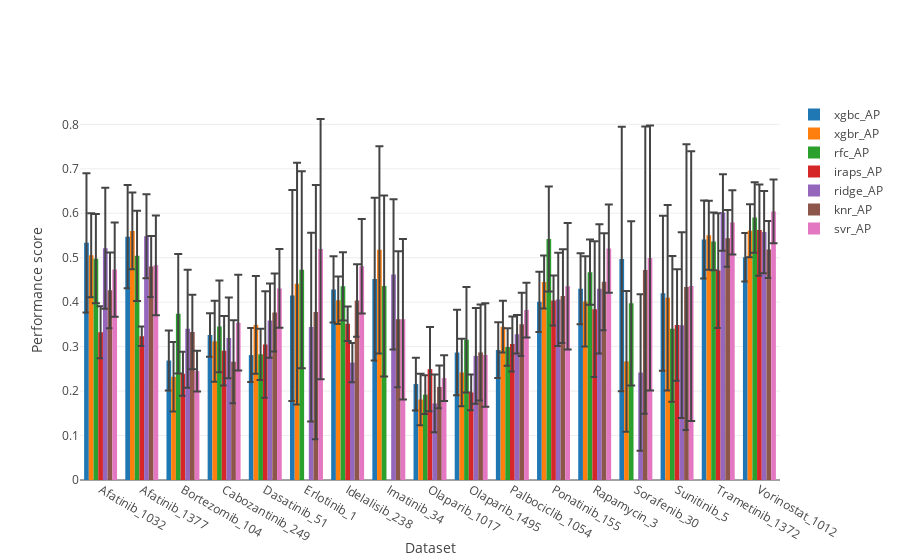
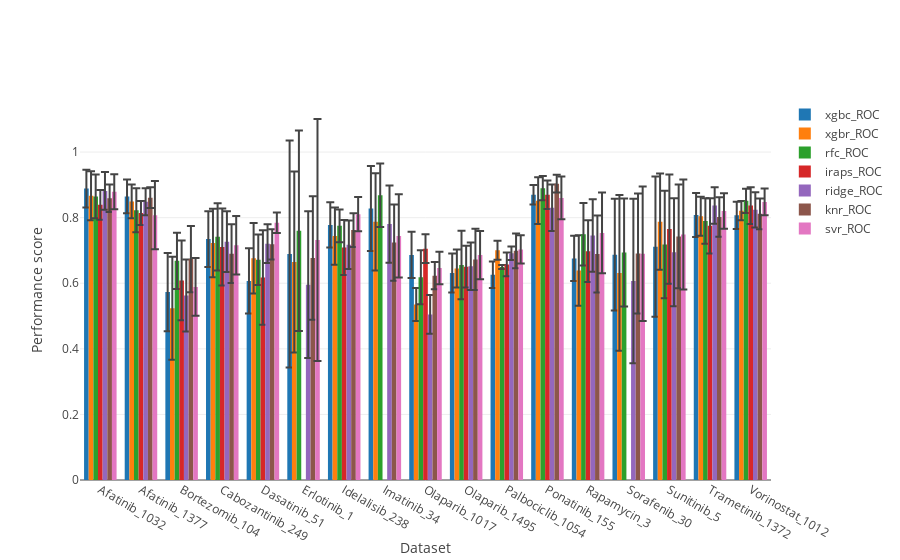

Notebook code for these charts, in order:
### Code cell
data1 = go.Bar(
    x = results[results['classifier'] == 'XGBClassifier']['dataset'],
    y = results[results['classifier'] == 'XGBClassifier']['mean_test_binarize_average_precision_scorer'],
    error_y = dict(
        type='data',
        array=results[results['classifier'] == 'XGBClassifier']['std_test_binarize_average_precision_scorer']),  
    name = 'xgbc_AP'
)

data2 = go.Bar(
    x = results[results['classifier'] == 'XGBRegressor']['dataset'],
    y = results[results['classifier'] == 'XGBRegressor']['mean_test_binarize_average_precision_scorer'],
    error_y = dict(
        type='data',
        array=results[results['classifier'] == 'XGBRegressor']['std_test_binarize_average_precision_scorer']),
    name = 'xgbr_AP'
)

data3 = go.Bar(
    x = results[results['classifier'] == 'RandomForestClassifier']['dataset'],
    y = results[results['classifier'] == 'RandomForestClassifier']['mean_test_binarize_average_precision_scorer'],
    error_y = dict(
        type='data',
        array=results[results['classifier'] == 'RandomForestClassifier']['std_test_binarize_average_precision_scorer']),
    name = 'rfc_AP'
)

data4 = go.Bar(
    x = results[results['classifier'] == 'IRAPS']['dataset'],
    y = results[results['classifier'] == 'IRAPS']['mean_test_binarize_average_precision_scorer'],
    error_y = dict(
        type='data',
        array=results[results['classifier'] == 'IRAPS']['std_test_binarize_average_precision_scorer']),
    name = 'iraps_AP'
)


data5 = go.Bar(
    x = results[results['classifier'] == 'Ridge']['dataset'],
    y = results[results['classifier'] == 'Ridge']['mean_test_binarize_average_precision_scorer'],
    error_y = dict(
        type='data',
        array=results[results['classifier'] == 'Ridge']['std_test_binarize_average_precision_scorer']),
    name = 'ridge_AP'
)

data6 = go.Bar(
    x = results[results['classifier'] == 'KNeighborsRegressor']['dataset'],
    y = results[results['classifier'] == 'KNeighborsRegressor']['mean_test_binarize_average_precision_scorer'],
    error_y = dict(
        type='data',
        array=results[results['classifier'] == 'KNeighborsRegressor']['std_test_binarize_average_precision_scorer']),
    name = 'knr_AP'
)

data7 = go.Bar(
    x = results[results['classifier'] == 'SVR']['dataset'],
    y = results[results['classifier'] == 'SVR']['mean_test_binarize_average_precision_scorer'],
    error_y = dict(
        type='data',
        array=results[results['classifier'] == 'SVR']['std_test_binarize_average_precision_scorer']),
    name = 'svr_AP'
)

data11 = go.Bar(
    x = results_auc[results_auc['classifier'] == 'XGBClassifier']['dataset'],
    y = results_auc[results_auc['classifier'] == 'XGBClassifier']['mean_test_binarize_auc_scorer'],
    error_y = dict(
        type='data',
        array=results_auc[results_auc['classifier'] == 'XGBClassifier']['std_test_binarize_auc_scorer']),
    name = 'xgbc_ROC'
)


data12 = go.Bar(
    x = results_auc[results_auc['classifier'] == 'XGBRegressor']['dataset'],
    y = results_auc[results_auc['classifier'] == 'XGBRegressor']['mean_test_binarize_auc_scorer'],
    error_y = dict(
        type='data',
        array=results_auc[results_auc['classifier'] == 'XGBRegressor']['std_test_binarize_auc_scorer']),
    name = 'xgbr_ROC'
)


data13 = go.Bar(
    x = results_auc[results_auc['classifier'] == 'RandomForestClassifier']['dataset'],
    y = results_auc[results_auc['classifier'] == 'RandomForestClassifier']['mean_test_binarize_auc_scorer'],
    error_y = dict(
        type='data',
        array=results_auc[results_auc['classifier'] == 'RandomForestClassifier']['std_test_binarize_auc_scorer']),
    name = 'rfc_ROC'
)

data14 = go.Bar(
    x = results_auc[results_auc['classifier'] == 'IRAPS']['dataset'],
    y = results_auc[results_auc['classifier'] == 'IRAPS']['mean_test_binarize_auc_scorer'],
    error_y = dict(
        type='data',
        array=results_auc[results_auc['classifier'] == 'IRAPS']['std_test_binarize_auc_scorer']),
    name = 'iraps_ROC'
)

data15 = go.Bar(
    x = results_auc[results_auc['classifier'] == 'Ridge']['dataset'],
    y = results_auc[results_auc['classifier'] == 'Ridge']['mean_test_binarize_auc_scorer'],
    error_y = dict(
        type='data',
        array=results_auc[results_auc['classifier'] == 'Ridge']['std_test_binarize_auc_scorer']),
    name = 'ridge_ROC'
)

data16 = go.Bar(
    x = results_auc[results_auc['classifier'] == 'KNeighborsRegressor']['dataset'],
    y = results_auc[results_auc['classifier'] == 'KNeighborsRegressor']['mean_test_binarize_auc_scorer'],
    error_y = dict(
        type='data',
        array=results_auc[results_auc['classifier'] == 'KNeighborsRegressor']['std_test_binarize_auc_scorer']),
    name = 'knr_ROC'
)

data17 = go.Bar(
    x = results_auc[results_auc['classifier'] == 'SVR']['dataset'],
    y = results_auc[results_auc['classifier'] == 'SVR']['mean_test_binarize_auc_scorer'],
    error_y = dict(
        type='data',
        array=results_auc[results_auc['classifier'] == 'SVR']['std_test_binarize_auc_scorer']),
    name = 'svr_ROC'
)



layout = go.Layout(
    xaxis=dict(
        title='Dataset'
    ),
    yaxis=dict(
        title='Performance score'
    ),
    barmode = 'group'
)
fig = go.Figure(data=[data1, data2,  data3, data4, data5, data6, data7], layout=layout)
iplot(fig)
#iplot(fig, filename='/Users/guq/Downloads/newplot_ap_1.png', image='png')


fig = go.Figure(data=[data11, data12, data13, data14, data15, data16, data17], layout=layout)
#iplot(fig, filename='/Users/guq/Downloads/newplot_roc_1.png', image='png')
iplot(fig)
# To show plot, paste the link to this GitHub notebook into http://nbviewer.jupyter.org/

### Figure 1 — Plotly figure (JSON) as saved in the notebook; plotly's stock layout.template omitted (floating-point values rounded to 4 significant figures)
{"data": [{"error_y": {"array": [0.1568, 0.1161, 0.06753, 0.04889, 0.06078, 0.2374, 0.07465, 0.1831, 0.05927, 0.09622, 0.06247, 0.06793, 0.07985, 0.2975, 0.1742, 0.08777, 0.05437], "type": "data"}, "name": "xgbc_AP", "type": "bar", "uid": "66d2a370-7def-11e9-8a2a-4a0002d544a0", "x": ["Afatinib_1032", "Afatinib_1377", "Bortezomib_104", "Cabozantinib_249", "Dasatinib_51", "Erlotinib_1", "Idelalisib_238", "Imatinib_34", "Olaparib_1017", "Olaparib_1495", "Palbociclib_1054", "Ponatinib_155", "Rapamycin_3", "Sorafenib_30", "Sunitinib_5", "Trametinib_1372", "Vorinostat_1012"], "y": [0.5334, 0.5473, 0.2688, 0.3262, 0.2811, 0.4149, 0.4287, 0.4519, 0.2158, 0.2867, 0.2921, 0.4008, 0.4302, 0.4974, 0.4201, 0.5409, 0.501]}, {"error_y": {"array": [0.0943, 0.08628, 0.07817, 0.09125, 0.1098, 0.2718, 0.05331, 0.2332, 0.05768, 0.07576, 0.05823, 0.05956, 0.1016, 0.1584, 0.2085, 0.07766, 0.05974], "type": "data"}, "name": "xgbr_AP", "type": "bar", "uid": "66d2a604-7def-11e9-8a2a-4a0002d544a0", "x": ["Afatinib_1032", "Afatinib_1377", "Bortezomib_104", "Cabozantinib_249", "Dasatinib_51", "Erlotinib_1", "Idelalisib_238", "Imatinib_34", "Olaparib_1017", "Olaparib_1495", "Palbociclib_1054", "Ponatinib_155", "Rapamycin_3", "Sorafenib_30", "Sunitinib_5", "Trametinib_1372", "Vorinostat_1012"], "y": [0.5056, 0.5602, 0.2322, 0.3122, 0.3489, 0.4416, 0.4042, 0.5177, 0.181, 0.2418, 0.3447, 0.4452, 0.4016, 0.2668, 0.4098, 0.5504, 0.5607]}, {"error_y": {"array": [0.1004, 0.1016, 0.1346, 0.1031, 0.05783, 0.2216, 0.07667, 0.2035, 0.04349, 0.1189, 0.04222, 0.118, 0.07349, 0.1846, 0.164, 0.06472, 0.07929], "type": "data"}, "name": "rfc_AP", "type": "bar", "uid": "66d2a6c2-7def-11e9-8a2a-4a0002d544a0", "x": ["Afatinib_1032", "Afatinib_1377", "Bortezomib_104", "Cabozantinib_249", "Dasatinib_51", "Erlotinib_1", "Idelalisib_238", "Imatinib_34", "Olaparib_1017", "Olaparib_1495", "Palbociclib_1054", "Ponatinib_155", "Rapamycin_3", "Sorafenib_30", "Sunitinib_5", "Trametinib_1372", "Vorinostat_1012"], "y": [0.4978, 0.5042, 0.3739, 0.3455, 0.2826, 0.473, 0.4355, 0.4363, 0.1919, 0.3154, 0.2989, 0.5419, 0.4674, 0.3974, 0.34, 0.5367, 0.5904]}, {"error_y": {"array": [0.0583, 0.022, 0.04923, 0.07837, 0.1196, 0.03899, 0.09465, 0.04039, 0.06187, 0.05637, 0.1529, 0.1256, 0.129, 0.1026], "type": "data"}, "name": "iraps_AP", "type": "bar", "uid": "66d2a74e-7def-11e9-8a2a-4a0002d544a0", "x": ["Afatinib_1032", "Afatinib_1377", "Bortezomib_104", "Cabozantinib_249", "Dasatinib_51", "Idelalisib_238", "Olaparib_1017", "Olaparib_1495", "Palbociclib_1054", "Ponatinib_155", "Rapamycin_3", "Sunitinib_5", "Trametinib_1372", "Vorinostat_1012"], "y": [0.3324, 0.3233, 0.239, 0.2908, 0.3047, 0.3515, 0.2493, 0.197, 0.3061, 0.4037, 0.3843, 0.3487, 0.471, 0.5623]}, {"error_y": {"array": [0.1363, 0.09453, 0.1328, 0.09091, 0.08375, 0.2124, 0.04406, 0.1688, 0.06495, 0.1078, 0.04331, 0.1047, 0.1453, 0.176, 0.2088, 0.08592, 0.0924], "type": "data"}, "name": "ridge_AP", "type": "bar", "uid": "66d2a7d0-7def-11e9-8a2a-4a0002d544a0", "x": ["Afatinib_1032", "Afatinib_1377", "Bortezomib_104", "Cabozantinib_249", "Dasatinib_51", "Erlotinib_1", "Idelalisib_238", "Imatinib_34", "Olaparib_1017", "Olaparib_1495", "Palbociclib_1054", "Ponatinib_155", "Rapamycin_3", "Sorafenib_30", "Sunitinib_5", "Trametinib_1372", "Vorinostat_1012"], "y": [0.5213, 0.5485, 0.3401, 0.3195, 0.3585, 0.3439, 0.2641, 0.4625, 0.1723, 0.2791, 0.3276, 0.4063, 0.43, 0.2416, 0.3483, 0.6017, 0.5577]}, {"error_y": {"array": [0.08532, 0.06855, 0.08386, 0.09352, 0.08768, 0.2858, 0.08136, 0.1531, 0.04809, 0.108, 0.07125, 0.1056, 0.1091, 0.3231, 0.3213, 0.06403, 0.06399], "type": "data"}, "name": "knr_AP", "type": "bar", "uid": "66d2a848-7def-11e9-8a2a-4a0002d544a0", "x": ["Afatinib_1032", "Afatinib_1377", "Bortezomib_104", "Cabozantinib_249", "Dasatinib_51", "Erlotinib_1", "Idelalisib_238", "Imatinib_34", "Olaparib_1017", "Olaparib_1495", "Palbociclib_1054", "Ponatinib_155", "Rapamycin_3", "Sorafenib_30", "Sunitinib_5", "Trametinib_1372", "Vorinostat_1012"], "y": [0.4266, 0.4804, 0.3331, 0.2661, 0.3768, 0.3776, 0.4037, 0.3617, 0.2093, 0.287, 0.3501, 0.4137, 0.4462, 0.4723, 0.434, 0.5435, 0.5186]}, {"error_y": {"array": [0.1058, 0.1121, 0.04564, 0.1077, 0.08843, 0.2927, 0.1065, 0.1806, 0.05126, 0.1165, 0.06152, 0.1424, 0.09936, 0.298, 0.3035, 0.07214, 0.07164], "type": "data"}, "name": "svr_AP", "type": "bar", "uid": "66d2a8c0-7def-11e9-8a2a-4a0002d544a0", "x": ["Afatinib_1032", "Afatinib_1377", "Bortezomib_104", "Cabozantinib_249", "Dasatinib_51", "Erlotinib_1", "Idelalisib_238", "Imatinib_34", "Olaparib_1017", "Olaparib_1495", "Palbociclib_1054", "Ponatinib_155", "Rapamycin_3", "Sorafenib_30", "Sunitinib_5", "Trametinib_1372", "Vorinostat_1012"], "y": [0.4732, 0.4828, 0.245, 0.3538, 0.4309, 0.5193, 0.4808, 0.3615, 0.2291, 0.2812, 0.3823, 0.4358, 0.5205, 0.4994, 0.4361, 0.5794, 0.604]}], "layout": {"barmode": "group", "xaxis": {"title": "Dataset"}, "yaxis": {"title": "Performance score"}}}

### Figure 2 — Plotly figure (JSON) as saved in the notebook; plotly's stock layout.template omitted (floating-point values rounded to 4 significant figures)
{"data": [{"error_y": {"array": [0.05754, 0.05168, 0.1194, 0.08502, 0.09976, 0.3463, 0.06932, 0.1297, 0.07058, 0.05954, 0.04044, 0.02956, 0.06892, 0.1703, 0.2138, 0.0671, 0.04175], "type": "data"}, "name": "xgbc_ROC", "type": "bar", "uid": "66d7ada2-7def-11e9-8a2a-4a0002d544a0", "x": ["Afatinib_1032", "Afatinib_1377", "Bortezomib_104", "Cabozantinib_249", "Dasatinib_51", "Erlotinib_1", "Idelalisib_238", "Imatinib_34", "Olaparib_1017", "Olaparib_1495", "Palbociclib_1054", "Ponatinib_155", "Rapamycin_3", "Sorafenib_30", "Sunitinib_5", "Trametinib_1372", "Vorinostat_1012"], "y": [0.8886, 0.8647, 0.5731, 0.7345, 0.6071, 0.6891, 0.7779, 0.828, 0.6864, 0.6309, 0.6256, 0.8698, 0.6756, 0.6872, 0.7113, 0.8083, 0.807]}, {"error_y": {"array": [0.07462, 0.05145, 0.157, 0.1045, 0.1072, 0.2762, 0.0876, 0.1483, 0.05017, 0.05807, 0.02889, 0.07161, 0.1074, 0.2375, 0.1469, 0.05956, 0.02914], "type": "data"}, "name": "xgbr_ROC", "type": "bar", "uid": "66d7aef6-7def-11e9-8a2a-4a0002d544a0", "x": ["Afatinib_1032", "Afatinib_1377", "Bortezomib_104", "Cabozantinib_249", "Dasatinib_51", "Erlotinib_1", "Idelalisib_238", "Imatinib_34", "Olaparib_1017", "Olaparib_1495", "Palbociclib_1054", "Ponatinib_155", "Rapamycin_3", "Sorafenib_30", "Sunitinib_5", "Trametinib_1372", "Vorinostat_1012"], "y": [0.8668, 0.8494, 0.5241, 0.7226, 0.6762, 0.6646, 0.7437, 0.7872, 0.5351, 0.6447, 0.7003, 0.8519, 0.6389, 0.6315, 0.7877, 0.804, 0.8214]}, {"error_y": {"array": [0.0666, 0.06741, 0.08589, 0.1027, 0.07724, 0.3057, 0.04998, 0.09682, 0.08226, 0.1045, 0.005957, 0.03722, 0.09521, 0.1644, 0.1642, 0.06911, 0.03676], "type": "data"}, "name": "rfc_ROC", "type": "bar", "uid": "66d7afa0-7def-11e9-8a2a-4a0002d544a0", "x": ["Afatinib_1032", "Afatinib_1377", "Bortezomib_104", "Cabozantinib_249", "Dasatinib_51", "Erlotinib_1", "Idelalisib_238", "Imatinib_34", "Olaparib_1017", "Olaparib_1495", "Palbociclib_1054", "Ponatinib_155", "Rapamycin_3", "Sorafenib_30", "Sunitinib_5", "Trametinib_1372", "Vorinostat_1012"], "y": [0.8647, 0.8226, 0.6683, 0.7414, 0.6717, 0.76, 0.7751, 0.8681, 0.6181, 0.6558, 0.6496, 0.89, 0.7495, 0.6937, 0.7182, 0.7898, 0.8513]}, {"error_y": {"array": [0.04534, 0.03634, 0.1218, 0.1174, 0.1441, 0.08389, 0.04402, 0.06351, 0.03632, 0.04346, 0.0942, 0.1664, 0.08445, 0.05601], "type": "data"}, "name": "iraps_ROC", "type": "bar", "uid": "66d7b02c-7def-11e9-8a2a-4a0002d544a0", "x": ["Afatinib_1032", "Afatinib_1377", "Bortezomib_104", "Cabozantinib_249", "Dasatinib_51", "Idelalisib_238", "Olaparib_1017", "Olaparib_1495", "Palbociclib_1054", "Ponatinib_155", "Rapamycin_3", "Sunitinib_5", "Trametinib_1372", "Vorinostat_1012"], "y": [0.8393, 0.8142, 0.6087, 0.7108, 0.6176, 0.7091, 0.7055, 0.6505, 0.6575, 0.8695, 0.6976, 0.7651, 0.7751, 0.837]}, {"error_y": {"array": [0.0578, 0.04121, 0.1098, 0.09283, 0.05902, 0.2238, 0.07394, 0.1177, 0.05915, 0.07229, 0.02057, 0.07091, 0.1105, 0.2506, 0.1645, 0.05588, 0.05384], "type": "data"}, "name": "ridge_ROC", "type": "bar", "uid": "66d7b0ae-7def-11e9-8a2a-4a0002d544a0", "x": ["Afatinib_1032", "Afatinib_1377", "Bortezomib_104", "Cabozantinib_249", "Dasatinib_51", "Erlotinib_1", "Idelalisib_238", "Imatinib_34", "Olaparib_1017", "Olaparib_1495", "Palbociclib_1054", "Ponatinib_155", "Rapamycin_3", "Sorafenib_30", "Sunitinib_5", "Trametinib_1372", "Vorinostat_1012"], "y": [0.8816, 0.8484, 0.5626, 0.7269, 0.7208, 0.5955, 0.7174, 0.7803, 0.5049, 0.6518, 0.6916, 0.83, 0.7457, 0.607, 0.6945, 0.8372, 0.8238]}, {"error_y": {"array": [0.04204, 0.03176, 0.1011, 0.08955, 0.04586, 0.1883, 0.05134, 0.1165, 0.04136, 0.09327, 0.05303, 0.02708, 0.1174, 0.1832, 0.1583, 0.05991, 0.04686], "type": "data"}, "name": "knr_ROC", "type": "bar", "uid": "66d7b130-7def-11e9-8a2a-4a0002d544a0", "x": ["Afatinib_1032", "Afatinib_1377", "Bortezomib_104", "Cabozantinib_249", "Dasatinib_51", "Erlotinib_1", "Idelalisib_238", "Imatinib_34", "Olaparib_1017", "Olaparib_1495", "Palbociclib_1054", "Ponatinib_155", "Rapamycin_3", "Sorafenib_30", "Sunitinib_5", "Trametinib_1372", "Vorinostat_1012"], "y": [0.8594, 0.861, 0.6738, 0.6901, 0.7186, 0.6771, 0.762, 0.724, 0.6231, 0.6727, 0.6988, 0.9035, 0.689, 0.6906, 0.7427, 0.8019, 0.8115]}, {"error_y": {"array": [0.05344, 0.1041, 0.08795, 0.08927, 0.03136, 0.3688, 0.0521, 0.127, 0.04945, 0.07345, 0.04318, 0.065, 0.1232, 0.2051, 0.1677, 0.05398, 0.04095], "type": "data"}, "name": "svr_ROC", "type": "bar", "uid": "66d7b19e-7def-11e9-8a2a-4a0002d544a0", "x": ["Afatinib_1032", "Afatinib_1377", "Bortezomib_104", "Cabozantinib_249", "Dasatinib_51", "Erlotinib_1", "Idelalisib_238", "Imatinib_34", "Olaparib_1017", "Olaparib_1495", "Palbociclib_1054", "Ponatinib_155", "Rapamycin_3", "Sorafenib_30", "Sunitinib_5", "Trametinib_1372", "Vorinostat_1012"], "y": [0.8788, 0.8074, 0.5887, 0.716, 0.7843, 0.732, 0.8107, 0.7442, 0.6464, 0.686, 0.703, 0.8603, 0.7535, 0.6897, 0.7485, 0.8204, 0.848]}], "layout": {"barmode": "group", "xaxis": {"title": "Dataset"}, "yaxis": {"title": "Performance score"}}}
